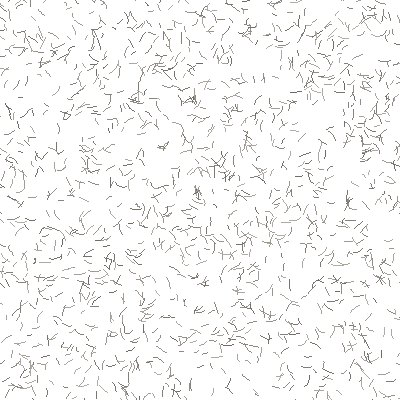
#> input picture devlog/images/2026-11-26-add-loose-fibres-to-the-rug/fuzz_prev.jpg, 400 x 400 px
$ python post_grade.py ../../devlog/images/2026-11-26-add-loose-fibres-to-the-rug/fuzz_prev.jpg
#> lines starting #> are read from the running program, lines starting #| are printed output that depends on the picture
"""Photographic finish for preview renders: soft bloom on the brightest
parts (window, sun patches) and a gentle vignette.

python pipeline/room/post_grade.py <png> [<png> ...]   -> <name>_graded.png
"""
import sys

import cv2
import numpy as np

for path in sys.argv[1:]:
    img = cv2.imread(path).astype(np.float32) / 255
    h, w, _ = img.shape
#> h = 400; w = 400
    lum = img.mean(2, keepdims=True)
    bright = img * np.clip((lum - 0.75) / 0.25, 0, 1)
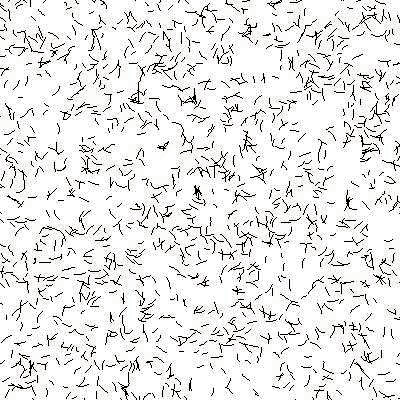
#> bright: shape (400, 400, 3) float32; mean B, G, R 0.897, 0.9, 0.9
    bloom = cv2.GaussianBlur(bright, (0, 0), w / 60) * 0.6 + cv2.GaussianBlur(bright, (0, 0), w / 200) * 0.3
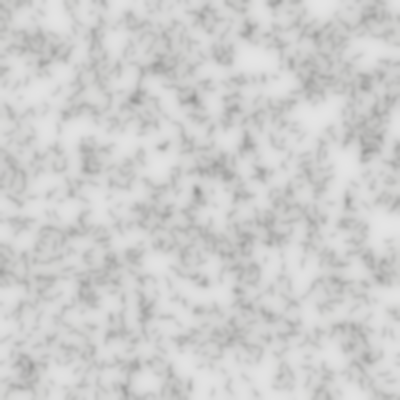
#> bloom: shape (400, 400, 3) float32; mean B, G, R 0.807, 0.809, 0.81
    out = 1 - (1 - img) * (1 - bloom)  # screen
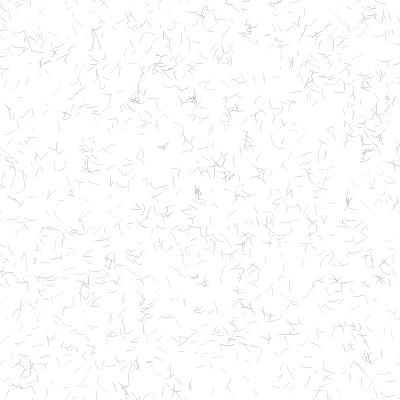
#> out: shape (400, 400, 3) float32; mean B, G, R 0.991, 0.991, 0.991
    yy, xx = np.mgrid[0:h, 0:w]
    r = np.sqrt(((xx - w / 2) / (w / 2)) ** 2 + ((yy - h / 2) / (h / 2)) ** 2)
    out *= (1 - 0.22 * np.clip(r - 0.45, 0, 1) ** 1.6)[..., None]
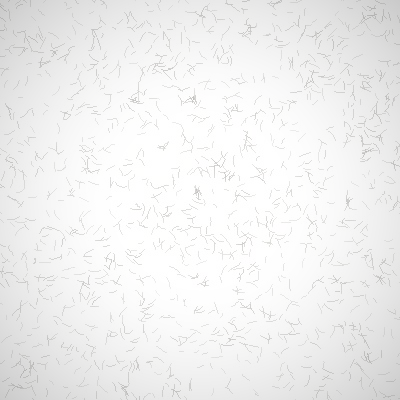
#> out: shape (400, 400, 3) float32; mean B, G, R 0.942, 0.942, 0.942
    cv2.imwrite(path.replace(".png", "_graded.png"), np.clip(out * 255, 0, 255).astype(np.uint8))
